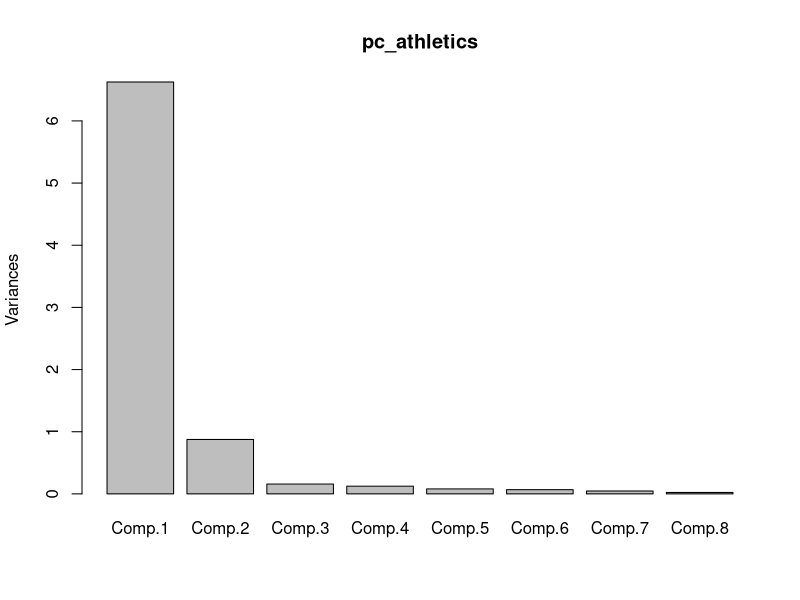
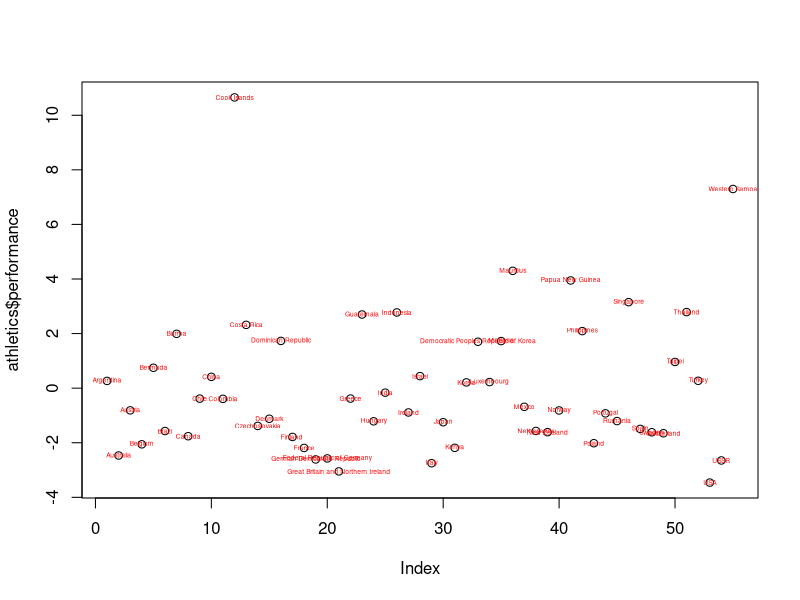
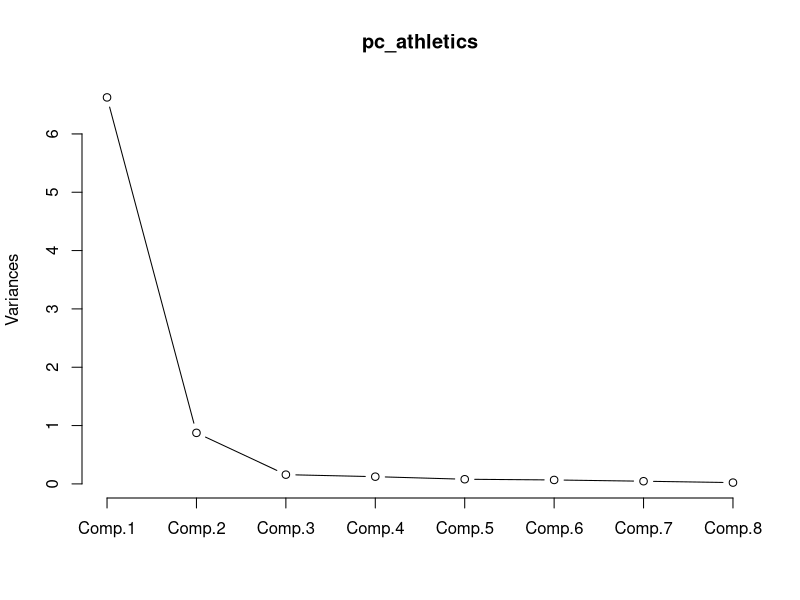

Generate these figures, in order, with R:
setwd("F:/PGDDS/PGDDS DAY 26 ACTIVITY DATA SETS")
athletics <- read.csv("National Track Records For Men.csv")

athletics2 <- subset(athletics,select = c(-Country))
pc_athletics <- princomp(formula=~.,data = athletics2,cor=T)
summary(pc_athletics)
2.5740680^2/8
pc_athletics$loadings
#loadings gives A matrix values and the original data's variance,
#prop variance(1/8), and cum.  variance

#SCORES BASED ON PCA
athletics$performance <- pc_athletics$scores[,1]
athletics$performance2 <- pc_athletics$scores[,2]
head(athletics)
#CONC : HIGHER SCORE IMPLIES BETTER RECORD
#pc_athletics[]
plot(pc_athletics)
plot(athletics$performance)

text(athletics$performance,label=athletics$Country,col = "red",
     cex = 0.4)
plot(pc_athletics,type="lines")

ath1 <- head(athletics[order(-athletics$performance),],5)
ath2 <- head(athletics[order(athletics$performance),],5)

#VERIFY THAT PC'S ARE UNCORRELATED
round(cor(pc_athletics$score))
